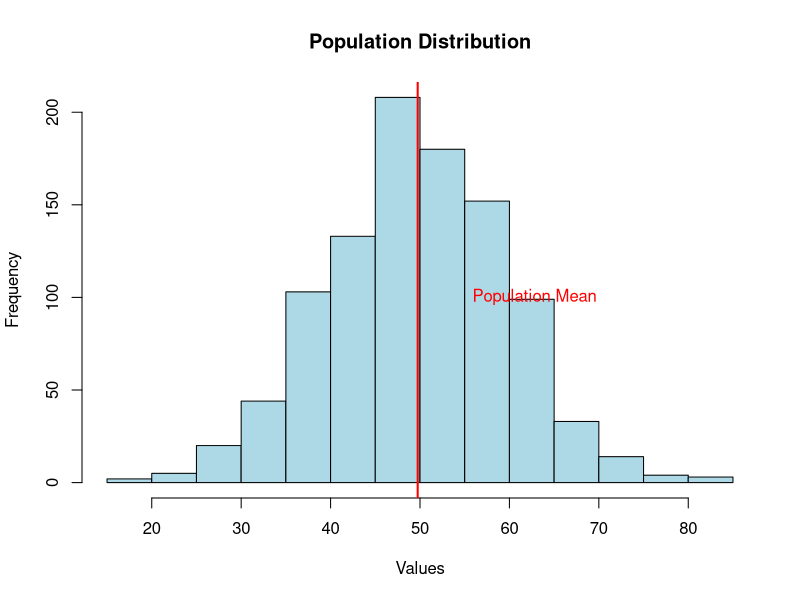
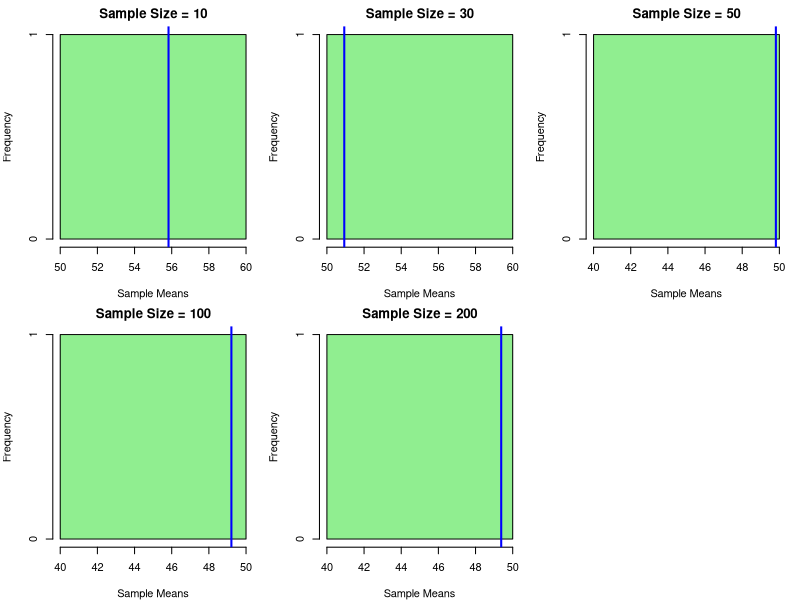

Reproduce these figures in R, in order.
# Set a seed for reproducibility
set.seed(42)

# Generate a synthetic dataset with a normal distribution
population <- rnorm(1000, mean = 50, sd = 10)

# Function to create samples of different sizes
create_samples <- function(population, sample_sizes) {
  sample_means <- sapply(sample_sizes, function(size) {
    sample_data <- sample(population, size = size)
    return(mean(sample_data))
  })
  return(sample_means)
}

# Define different sample sizes
sample_sizes <- c(10, 30, 50, 100, 200)

# Create samples
samples <- create_samples(population, sample_sizes)

# Plot the population distribution
hist(population, main = "Population Distribution", xlab = "Values", col = "lightblue", border = "black")

# Add a vertical line at the overall population mean
abline(v = mean(population), col = "red", lwd = 2)

# Add text to label the overall mean
text(mean(population) + 5, 100, "Population Mean", col = "red", pos = 4)

# Plot the distribution of sample means for different sample sizes
par(mfrow = c(2, 3), mar = c(4, 4, 2, 1))

for (i in 1:length(sample_sizes)) {
  hist(samples[[i]], main = paste("Sample Size =", sample_sizes[i]), xlab = "Sample Means", col = "lightgreen", border = "black")
  
  # Add a vertical line at the mean of the sample means
  abline(v = mean(samples[[i]]), col = "blue", lwd = 2)
  
  # Add text to label the mean of the sample means
  text(mean(samples[[i]]) - 2, 10, paste("Sample Mean =", round(mean(samples[[i]]), 2)), col = "blue", pos = 4)
}

# Reset graphical parameters
par(mfrow = c(1, 1), mar = c(5, 4, 4, 2))
